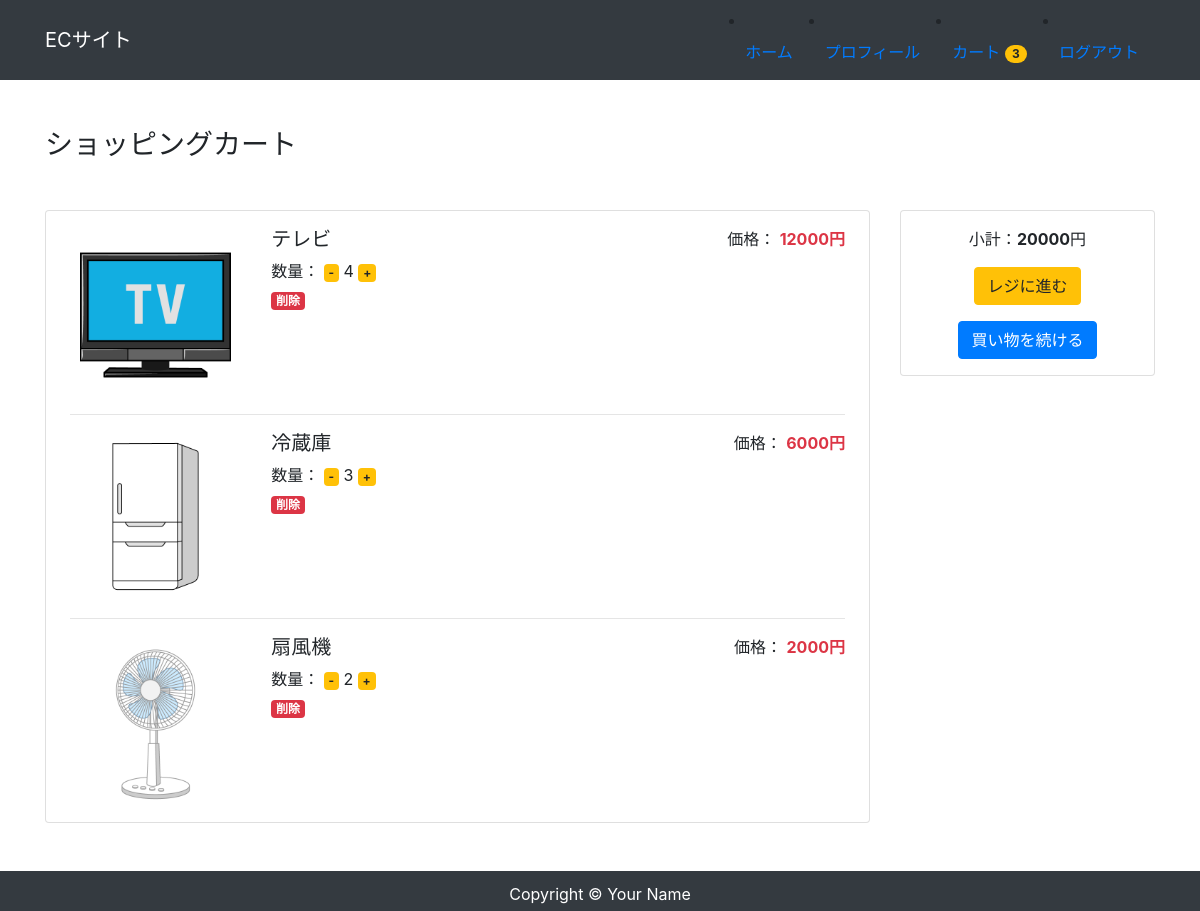
The app's page /order/ (signed in) with its own data.
### accounts/models.py (models this page shows, shortened)
class CustomUser(AbstractBaseUser, PermissionsMixin):
    email = models.EmailField('メールアドレス', unique=True)
    first_name = models.CharField('姓', max_length=30)
    last_name = models.CharField('名', max_length=30)
    department = models.CharField('所属', max_length=30, blank=True)
    created = models.DateField('入会日', default=timezone.now)
    description = models.TextField('自己紹介', default="", blank=True)
    image = models.ImageField(upload_to='images', verbose_name='プロフィール画像', null=True, blank=True)
    is_staff = models.BooleanField(
        ('staff status'),
        default=False,
        help_text=('Designates whether the user can log into this admin site.'),
    )
    is_active = models.BooleanField(
        ('active'),
        default=True,
        help_text=(
            'Designates whether this user should be treated as active. '
            'Unselect this instead of deleting accounts.'
        ),
    )
    objects = UserManager()
    EMAIL_FIELD = 'email'
    USERNAME_FIELD = 'email'
    REQUIRED_FIELDS = []
    class Meta:
        verbose_name = ('user')
        verbose_name_plural = ('users')

### app/models.py (models this page shows, shortened)
class Order(models.Model):
    user = models.ForeignKey(settings.AUTH_USER_MODEL, on_delete=models.CASCADE)
    items = models.ManyToManyField(OrderItem)
    start_date = models.DateTimeField(auto_now_add=True)
    ordered_date = models.DateTimeField()
    ordered = models.BooleanField(default=False)   #注文済みフラグ
    payment = models.ForeignKey('Payment', on_delete=models.SET_NULL, blank=True, null=True)
    def get_total(self):
        total = 0
        for order_item in self.items.all():
            total += order_item.get_total_item_price()
        return total

class OrderItem(models.Model):
    user = models.ForeignKey(settings.AUTH_USER_MODEL, on_delete=models.CASCADE)
    ordered = models.BooleanField(default=False)
    item = models.ForeignKey(Item, on_delete=models.CASCADE)
    quantity = models.IntegerField(default=1)
    def get_total_item_price(self):
        return self.quantity * self.item.price

class Item(models.Model):
    title = models.CharField(max_length=100)
    price = models.IntegerField()
    category = models.CharField(max_length=100)
    slug = models.SlugField()
    description = models.TextField()
    image = models.ImageField(upload_to='images')

### app/views.py (the view)
# urls.py: path('order/', views.OrderView.as_view(), name='order'),
class OrderView(LoginRequiredMixin, View):
    def get(self, request, *args, **kwargs):
        try:
            order =  Order.objects.get(user=request.user, ordered=False)
            context = {
                'order': order,
            }
            return render(request, 'app/order.html', context)
        except ObjectDoesNotExist:
            return render(request, 'app/order.html')

### app/templatetags/cart_tags.py (called while the page is built)
@register.filter
def itemCount(user):
    if user.is_authenticated:
        order = Order.objects.filter(user=user, ordered=False)
        if order.exists():
            return order[0].items.count()
    return 0

### app/templates/app/order.html
{% extends 'app/base.html' %}
{% block content %}
<div class="my-5">
    <h3>ショッピングカート</h3>
</div>
<div class="row order">
    <div class="col-md-9 mb-5">
        <div class="card">
            <div class="card-body px-4 py-3">
                {% for order_item in order.items.all %}
                    <div class="row">
                        <div class="col-md-3 text-center">
                            <img src="{{ order_item.item.image.url }}" alt="{{ order_item.item.title }}" class="img-fluid">
                        </div>
                        <div class="col-md-6">
                            <h5>{{ order_item.item.title }}</h5>
                            <p class="mb-1">
                                数量：
                                <a href="{% url 'removesingleitem' order_item.item.slug %}"><span class="badge badge-warning">-</span></a>
                                {{ order_item.quantity }}
                                <a href="{% url 'additem' order_item.item.slug %}"><span class="badge badge-warning">+</span></a>
                            </p>
                            <a href="{% url 'removeitem' order_item.item.slug %}">
                                <span class="badge badge-danger">削除</span>
                            </a>
                        </div>
                        <div class="col-md-3 text-right">
                            価格：
                            <span class="text-danger font-weight-bold">
                                {{ order_item.get_total_item_price }}円
                            </span>
                        </div>
                    </div>
                    {% if not forloop.last %}
                        <hr>
                    {% endif %}
                    {% empty %}
                    <p class="mb-3">カートは空です</p>
                {% endfor %}
            </div>
        </div>
    </div>
    <div class="col-md-3">
        <div class="card">
            <div class="card-body text-center px-2 py-3">
                {% if order.get_total %}
                    <p>小計：<span class="font-weight-bold">{{ order.get_total }}</span>円</p>
                    <div class="mb-3">
                        <a href="{% url 'payment' %}" class="btn btn-warning">レジに進む</a>
                    </div>
                {% endif %}
                <a href="/" class="btn btn-primary">買い物を続ける</a>
            </div>
        </div>
    </div>
</div>
{% endblock %}

### app/templates/app/base.html (shortened to what this page needs)
{% load cart_tags %}
{% load static %}
<!DOCTYPE html>
<html lang="ja">
<head>
    <link rel="stylesheet" href="https://stackpath.bootstrapcdn.com/bootstrap/4.4.1/css/bootstrap.min.css">
    <link rel="stylesheet" href="https://use.fontawesome.com/releases/v5.15.4/css/all.css">
    <link rel="stylesheet" herf="{% static 'css/style.css' %}">
</head>
<body>
    <nav class="navbar navbar-expand-lg navbar-dark bg-dark">
        <div class="container">
            <a href="/" class="navbar-brand">ECサイト</a>
                <li class="nav-item">
                    <a href="/" class="nav-link">ホーム</a>
                </li>
                {% if user.is_authenticated %}
                    <li class="nav-item">
                        <a href="{% url 'accounts:profile' %}" class="nav-link">プロフィール</a>
                    </li>
                    <li class="nav-item">
                        <a href="{% url 'order' %}" class="nav-link">
                            カート
                            <span class="badge badge-pill badge-warning">
                                {{ request.user|itemCount }}
                            </span>
                        </a>
                    </li>
                    <li class="nav-item">
                        <a href="{% url 'account_logout' %}" class="nav-link">ログアウト</a>
                    </li>
                {% endif %}
        </div>
    </nav>
    <main>
        <div class="container">
            {% block content %}
            {% endblock %}
        </div>
    </main>
   <footer id='footer' class="py-2 bg-dark">
      <p class="m-0 text-center text-white">Copyright &copy; Your Name</p>
   </footer>
</body>
</html>

### app/templates/app/base.html (style rules this page uses)
footer { width: 100%; height: 40px; line-height: 30px; }

### records on screen
CustomUser: user|itemCount "3"
OrderItem: item.image (picture), item "テレビ", quantity "4", get_total_item_price "12000"
OrderItem: item.image (picture), item "冷蔵庫", quantity "3", get_total_item_price "6000"
OrderItem: item.image (picture), item "扇風機", quantity "2", get_total_item_price "2000"
Order: get_total "20000"
